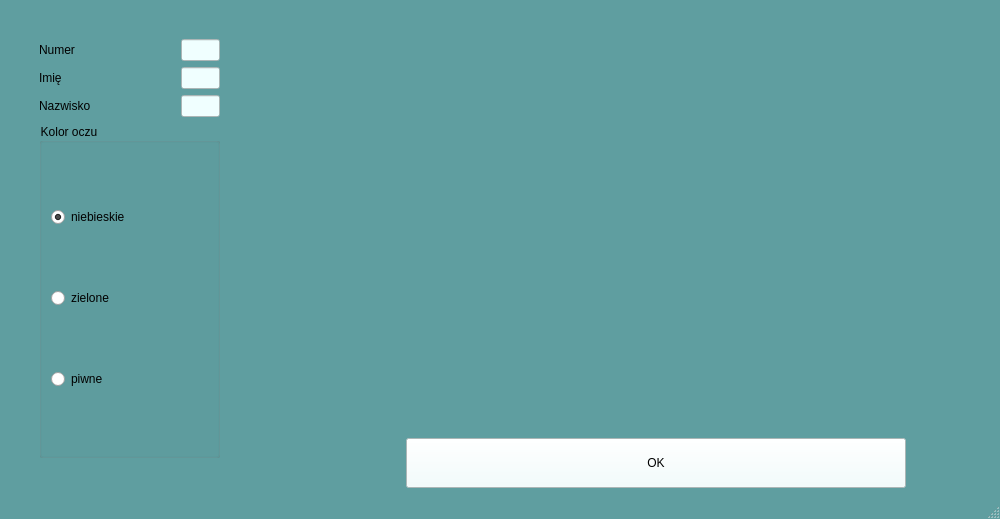
<?xml version="1.0" encoding="UTF-8"?>
<ui version="4.0">
 <class>MainWindow</class>
 <widget class="QMainWindow" name="MainWindow">
  <property name="geometry">
   <rect>
    <x>0</x>
    <y>0</y>
    <width>1000</width>
    <height>519</height>
   </rect>
  </property>
  <property name="minimumSize">
   <size>
    <width>1000</width>
    <height>0</height>
   </size>
  </property>
  <property name="windowTitle">
   <string>Wprowadzanie danych do paszportu. Wykonał: 000000000</string>
  </property>
  <property name="autoFillBackground">
   <bool>false</bool>
  </property>
  <property name="styleSheet">
   <string notr="true">QMainWindow{
	background-color: CadetBlue;
}
QMessageBox{
	background-color: white;
	color: black;
}
QLineEdit, QPushButton{
background-color: Azure;
color: black;
}
QLabel, QPushButton, QRadioButton{
	color: black;
}
QGroupBox{
	color: black;
}
QPushButton{
	margin: 0 150;
}</string>
  </property>
  <widget class="QWidget" name="centralwidget">
   <layout class="QGridLayout" name="gridLayout">
    <item row="3" column="5">
     <layout class="QGridLayout" name="gridLayout_2">
      <property name="leftMargin">
       <number>30</number>
      </property>
      <property name="topMargin">
       <number>30</number>
      </property>
      <property name="rightMargin">
       <number>30</number>
      </property>
      <property name="bottomMargin">
       <number>30</number>
      </property>
      <property name="horizontalSpacing">
       <number>6</number>
      </property>
      <item row="3" column="0" colspan="3">
       <widget class="QGroupBox" name="groupBox">
        <property name="title">
         <string>Kolor oczu</string>
        </property>
        <layout class="QVBoxLayout" name="verticalLayout">
         <item>
          <widget class="QRadioButton" name="blueEyesBtn">
           <property name="text">
            <string>niebieskie</string>
           </property>
           <property name="checked">
            <bool>true</bool>
           </property>
          </widget>
         </item>
         <item>
          <widget class="QRadioButton" name="greenEyesBtn">
           <property name="text">
            <string>zielone</string>
           </property>
          </widget>
         </item>
         <item>
          <widget class="QRadioButton" name="brownEyesBtn">
           <property name="text">
            <string>piwne</string>
           </property>
          </widget>
         </item>
        </layout>
       </widget>
      </item>
      <item row="0" column="0" colspan="2">
       <widget class="QLabel" name="numberLabel">
        <property name="minimumSize">
         <size>
          <width>150</width>
          <height>0</height>
         </size>
        </property>
        <property name="text">
         <string>Numer</string>
        </property>
       </widget>
      </item>
      <item row="0" column="2">
       <widget class="QLineEdit" name="numberEdit">
        <property name="styleSheet">
         <string notr="true"/>
        </property>
       </widget>
      </item>
      <item row="1" column="0">
       <widget class="QLabel" name="nameLabel">
        <property name="text">
         <string>Imię</string>
        </property>
       </widget>
      </item>
      <item row="2" column="0">
       <widget class="QLabel" name="surnameLabel">
        <property name="text">
         <string>Nazwisko</string>
        </property>
       </widget>
      </item>
      <item row="1" column="2">
       <widget class="QLineEdit" name="nameEdit"/>
      </item>
      <item row="2" column="2">
       <widget class="QLineEdit" name="surnameEdit"/>
      </item>
     </layout>
    </item>
    <item row="3" column="6" colspan="3">
     <layout class="QGridLayout" name="gridLayout_3">
      <item row="0" column="1">
       <widget class="QLabel" name="fingerprintImage">
        <property name="text">
         <string/>
        </property>
        <property name="pixmap">
         <pixmap resource="resources.qrc">:/materialy/000-odcisk.jpg</pixmap>
        </property>
        <property name="scaledContents">
         <bool>true</bool>
        </property>
        <property name="margin">
         <number>50</number>
        </property>
       </widget>
      </item>
      <item row="0" column="0">
       <widget class="QLabel" name="genderImage">
        <property name="maximumSize">
         <size>
          <width>16777215</width>
          <height>16777215</height>
         </size>
        </property>
        <property name="baseSize">
         <size>
          <width>0</width>
          <height>180</height>
         </size>
        </property>
        <property name="text">
         <string/>
        </property>
        <property name="pixmap">
         <pixmap resource="resources.qrc">:/materialy/000-zdjecie.jpg</pixmap>
        </property>
        <property name="scaledContents">
         <bool>true</bool>
        </property>
        <property name="margin">
         <number>50</number>
        </property>
       </widget>
      </item>
      <item row="1" column="0" colspan="2">
       <widget class="QPushButton" name="okBtn">
        <property name="minimumSize">
         <size>
          <width>800</width>
          <height>50</height>
         </size>
        </property>
        <property name="maximumSize">
         <size>
          <width>16777215</width>
          <height>16777215</height>
         </size>
        </property>
        <property name="text">
         <string>OK</string>
        </property>
       </widget>
      </item>
     </layout>
    </item>
   </layout>
  </widget>
  <widget class="QMenuBar" name="menubar">
   <property name="geometry">
    <rect>
     <x>0</x>
     <y>0</y>
     <width>1000</width>
     <height>21</height>
    </rect>
   </property>
  </widget>
  <widget class="QStatusBar" name="statusbar"/>
 </widget>
 <resources>
  <include location="resources.qrc"/>
 </resources>
 <connections/>
</ui>
